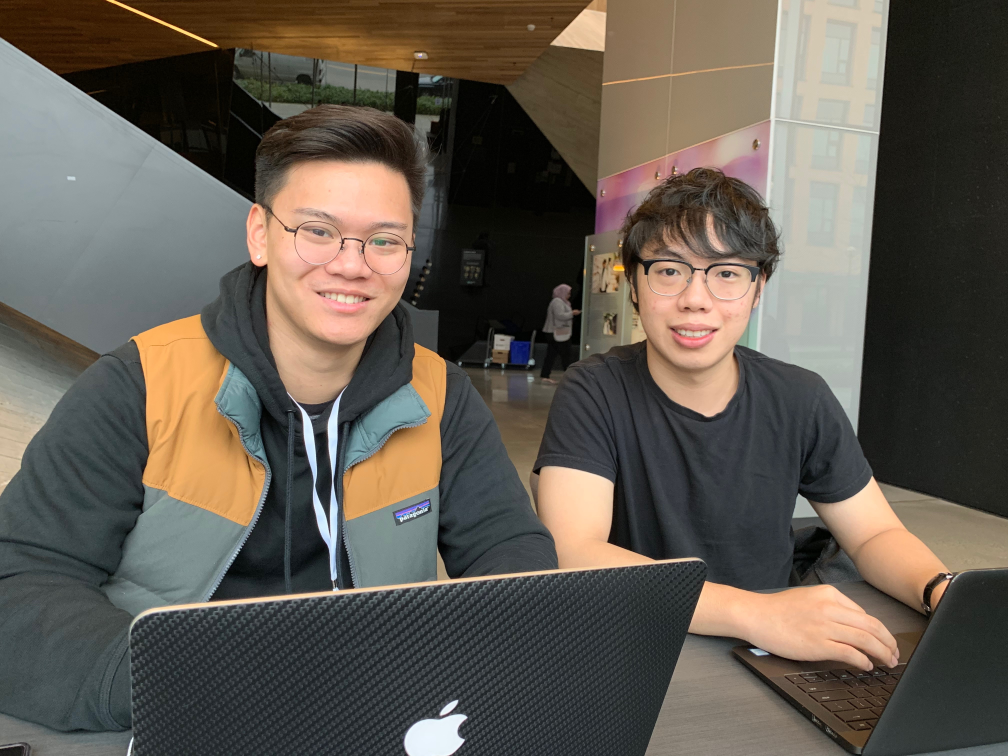
#> input picture data/group_photo.jpg, 4032 x 3024 px (shown at 1/4 size)
$ python -i pipeline.py   (imports and definitions only)
#> lines starting #> are read from the running program, lines starting #| are printed output that depends on the picture
#> further down, picture is the input picture: shape (3024, 4032, 3); mean B, G, R 80.8, 90.2, 97.6
import warnings

import cv2
# [1 line not run here, left out]
from matplotlib import pyplot as plt
from sklearn.model_selection import train_test_split
from sklearn.decomposition import PCA
from sklearn.neural_network import MLPClassifier

face_cascade = cv2.CascadeClassifier('./data/haarcascades/haarcascade_frontalface_default.xml')
eye_cascade = cv2.CascadeClassifier('./data/haarcascades/haarcascade_eye.xml')

LEVEL_WEIGHTS = 5
REJECT_LEVELS = 1.3
sf = 0.20


def clean_individual(img):
    gray = cv2.cvtColor(img, cv2.COLOR_BGR2GRAY)
    faces = face_cascade.detectMultiScale(gray, REJECT_LEVELS, LEVEL_WEIGHTS)
    if len(faces) != 0:
        x, y, w, h = faces[0]
        return img[y:y + h, x:x + w]


def read_image(path):
    img = cv2.imread(path)
    return cv2.resize(img, (0, 0), fx=sf, fy=sf)


def clean_input(json):
    paths = [('img')]
    X = []
    Y = ['labels']
    for path in paths:
        img = cv2.imread(path)
        X.append((clean_individual(img)))
    return X, Y


def train_mlp_model(X, y):
    # split into a training and testing set
    X_train, X_test, y_train, y_test = train_test_split(X, y, test_size=0.3)
    n_components = 100
    pca = PCA(n_components=n_components, whiten=True).fit(X_train)
    # apply PCA transformation
    X_train_pca = pca.transform(X_train)
    X_test_pca = pca.transform(X_test)
    # Apply simple NN model
    clf = MLPClassifier(hidden_layer_sizes=(1024,), batch_size=256, verbose=True, early_stopping=True).fit(X_train_pca,
                                                                                                           y_train)
    return clf


def find_faces(img):
    gray = cv2.cvtColor(img, cv2.COLOR_BGR2GRAY)
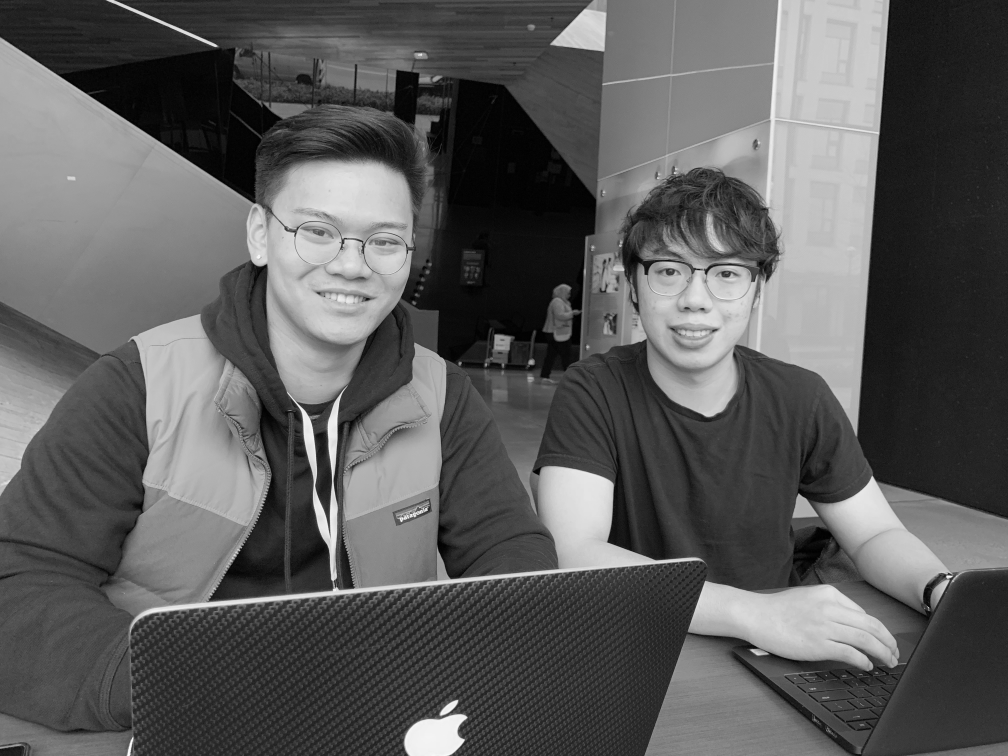
#> gray: shape (3024, 4032) (shown at 1/4 size); min 0, max 255, mean 91.4

    faces = face_cascade.detectMultiScale(gray, REJECT_LEVELS, LEVEL_WEIGHTS)
#> faces = [[1069, 683, 651, 651], [2500, 889, 559, 559]]
    print('Found {} faces!'.format(len(faces)))
#| Found 2 faces!
    ret = []
    for (x, y, w, h) in faces:
        plt.figure()
        plt.imshow(cv2.cvtColor(img[y:y + h, x:x + w], cv2.COLOR_BGR2RGB))
        ret.append(gray[y:y + h, x:x + w])
#> this loop made 2 passes
#> after the loop, ret = 2 items
    return ret


def verify_faces(img, labels):
    faces = find_faces(img)
    pass

>>> import cv2
>>> picture = cv2.imread('../data/group_photo.jpg')
>>> result = find_faces(picture)
#> result = 2 items
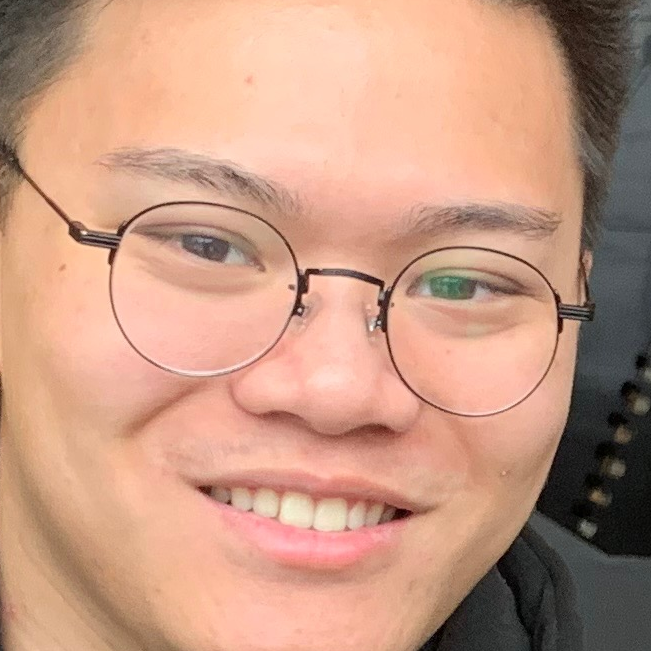
#> shown: shape (651, 651, 3); mean R, G, B 197.6, 152, 130.1
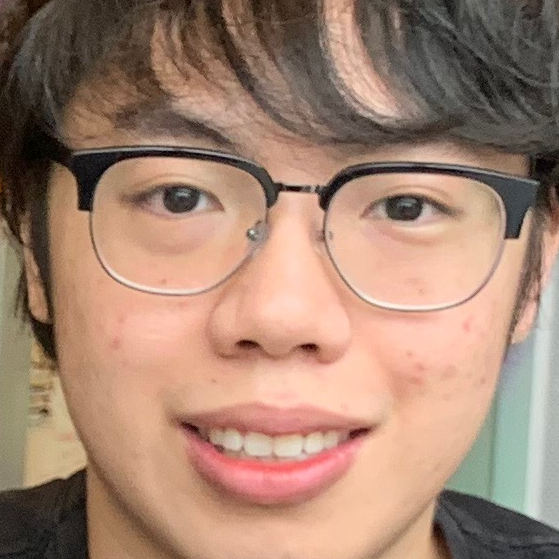
#> shown: shape (559, 559, 3); mean R, G, B 164.3, 132, 113.4
